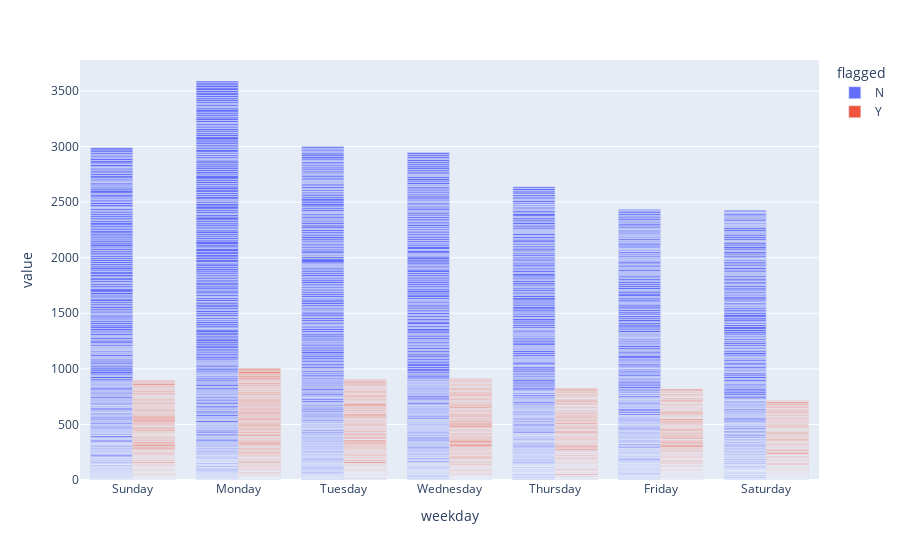

This figure's notebook cell:
### Code cell
px.bar(date_flagged_melt[mask_2006_2012], x='weekday', y='value', color='flagged', barmode='group', category_orders={"weekday": ["Sunday", "Monday", "Tuesday", "Wednesday", "Thursday", "Friday", "Saturday"]})

### Figure 1 — Plotly figure (JSON) as saved in the notebook; plotly's stock layout.template omitted (floating-point values rounded to 4 significant figures; data arrays with more than 128 entries replaced by an {"elided": "..."} marker saying what was removed)
{"data": [{"alignmentgroup": "True", "hovertemplate": "flagged=N<br>weekday=%{x}<br>value=%{y}<extra></extra>", "legendgroup": "N", "marker": {"color": "#636efa", "pattern": {"shape": ""}}, "name": "N", "offsetgroup": "N", "orientation": "v", "showlegend": true, "textposition": "auto", "type": "bar", "x": {"elided": "2134 str values"}, "xaxis": "x", "y": {"elided": "2134 int values"}, "yaxis": "y"}, {"alignmentgroup": "True", "hovertemplate": "flagged=Y<br>weekday=%{x}<br>value=%{y}<extra></extra>", "legendgroup": "Y", "marker": {"color": "#EF553B", "pattern": {"shape": ""}}, "name": "Y", "offsetgroup": "Y", "orientation": "v", "showlegend": true, "textposition": "auto", "type": "bar", "x": {"elided": "2134 str values"}, "xaxis": "x", "y": {"elided": "2134 int values"}, "yaxis": "y"}], "layout": {"barmode": "group", "legend": {"title": {"text": "flagged"}, "tracegroupgap": 0}, "margin": {"t": 60}, "xaxis": {"anchor": "y", "categoryarray": ["Sunday", "Monday", "Tuesday", "Wednesday", "Thursday", "Friday", "Saturday"], "categoryorder": "array", "domain": [0, 1], "title": {"text": "weekday"}}, "yaxis": {"anchor": "x", "domain": [0, 1], "title": {"text": "value"}}}}
